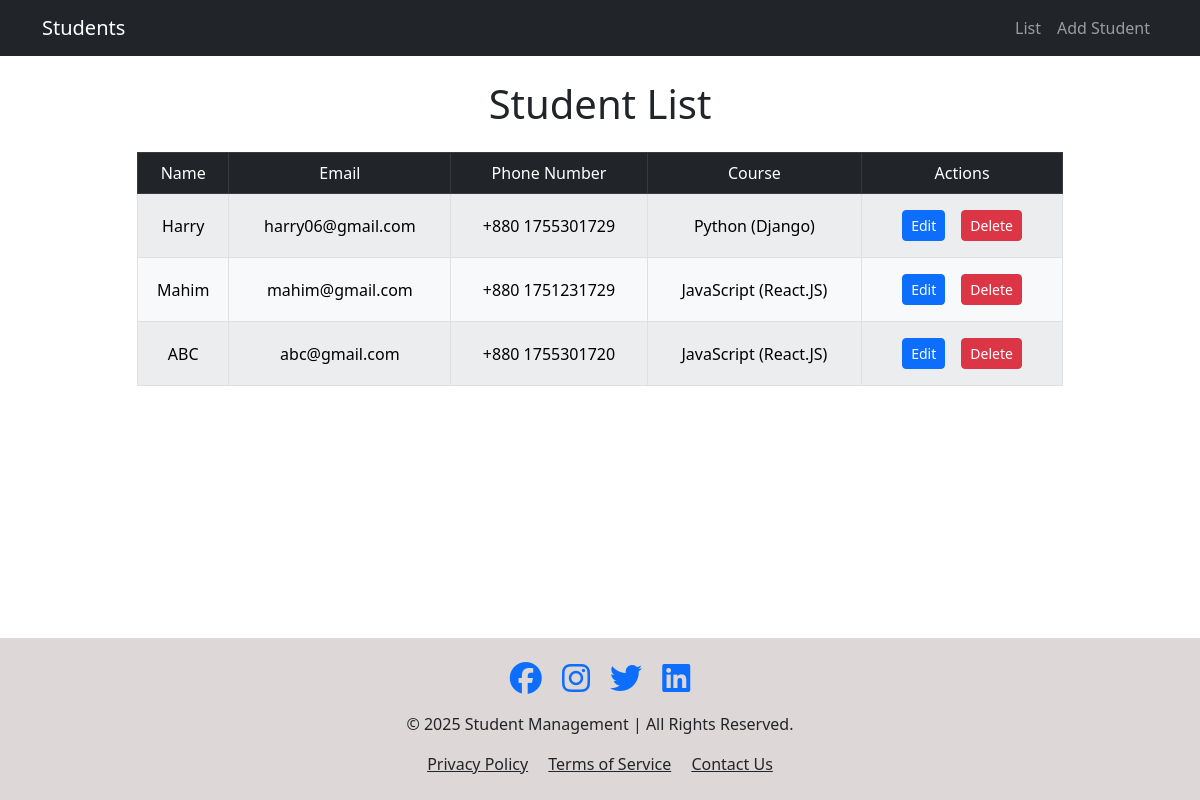
Before: / with the older database file.
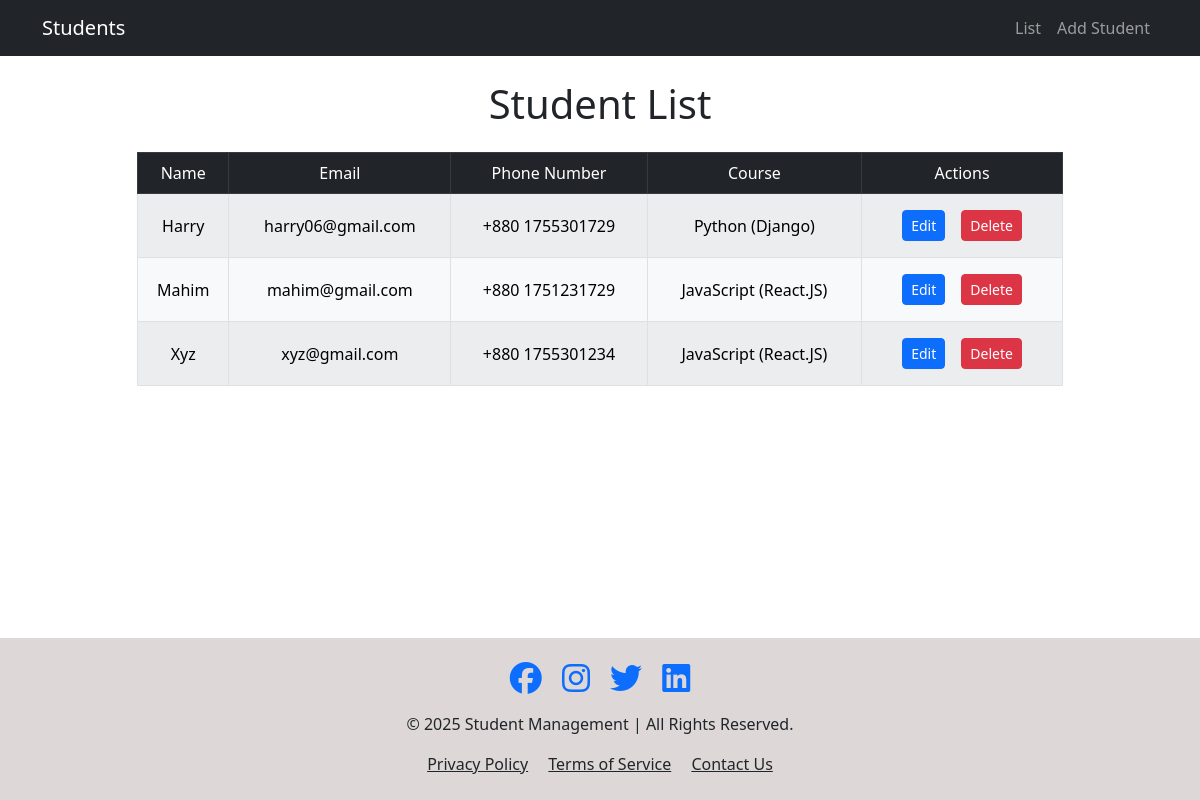
After: the same page with the newer database file.
### students/models.py (models this page shows, shortened)
class StudentsInfo(models.Model):
    name = models.CharField(max_length=255)
    email = models.EmailField(unique=True)
    phone_number = models.CharField(max_length=15, unique=True)
    course = models.CharField(max_length=100)

### students/views.py (the view)
# urls.py: path('', views.student_list, name="student_list"),
def student_list(request):
    students = StudentsInfo.objects.all()
    return render(request, 'student_list.html', {'students': students})

### students/templates/student_list.html (shortened to what this page needs)
{% extends "base.html" %}
{% block content %}
<h1 class="text-center mb-4">Student List</h1>
<div class="row justify-content-center">
    <div class="col-10">
        <div class="table-responsive">
            <table class="table table-bordered table-striped text-center">
                <thead class="table-dark">
                    <tr>
                        <td class="align-middle">Name</td>
                        <td class="align-middle">Email</td>
                        <td class="align-middle">Phone Number</td>
                        <td class="align-middle">Course</td>
                        <td class="align-middle">Actions</td>
                    </tr>
                </thead>
                <tbody class="table-light">
                    {% for student in students %}
                    <tr>
                        <td class="align-middle">{{ student.name }}</td>
                        <td class="align-middle">{{ student.email }}</td>
                        <td class="align-middle">{{ student.phone_number }}</td>
                        <td class="align-middle">{{ student.course }}</td>
                        <td class="align-middle">
                            <div class="d-flex justify-content-center mx-auto col-10">
                                <a href="{% url 'update' student.id %}" class="btn btn-primary btn-sm m-2">Edit</a>
                                <a href="{% url 'delete' student.id %}" class="btn btn-danger btn-sm m-2">Delete</a>
                            </div>
                        </td>
                    </tr>
                    {% empty %}
                    <h2 class="text-center">No Students Available.</h2>
                    {% endfor%}
                </tbody>
            </table>
        </div>
    </div>
</div>
{% endblock %}

### students/templates/base.html (shortened to what this page needs)
<!DOCTYPE html>
<html lang="en">
<head>
    <link href="https://cdn.jsdelivr.net/npm/bootstrap@5.3.0/dist/css/bootstrap.min.css" rel="stylesheet">
    <link rel="stylesheet" href="https://cdnjs.cloudflare.com/ajax/libs/font-awesome/6.7.2/css/all.min.css">
    <link rel="stylesheet" href="https://cdn.jsdelivr.net/npm/bootstrap@5.3.0/dist/css/bootstrap.min.css">
</head>
<body>
    <header>
        <nav class="navbar navbar-expand-lg bg-dark navbar-dark">
            <div class="container">
                <a class="navbar-brand" href="{% url 'student_list' %}">Students</a>
                <div class="collapse navbar-collapse" id="navbarNav">
                    <ul class="navbar-nav ms-auto">
                        <li class="nav-item">
                            <a class="nav-link" href="{% url 'student_list' %}">List</a>
                        </li>
                        <li class="nav-item">
                            <a class="nav-link" href="{% url 'add_student' %}">Add Student</a>
                        </li>
                    </ul>
                </div>
            </div>
        </nav>
    </header>
    <main>
        <div class="container mt-4">
            {% block content %}{% endblock %}
        </div>
    </main>
    <footer class="py-4 mt-4">
        <div class="container text-center">
            <div>
                <a href="#" class="me-3"><i class="fa-brands fa-facebook fa-2x"></i></a>
                <a href="#" class="me-3"><i class="fa-brands fa-instagram fa-2x"></i></a>
                <a href="#" class="me-3"><i class="fa-brands fa-twitter fa-2x"></i></a>
                <a href="#"><i class="fa-brands fa-linkedin fa-2x"></i></a>
            </div>
            <p class="mt-3">&copy; 2025 Student Management | All Rights Reserved.</p>
            <div>
                <a href="#" class="text-dark me-3">Privacy Policy</a>
                <a href="#" class="text-dark me-3">Terms of Service</a>
                <a href="#" class="text-dark">Contact Us</a>
            </div>
        </div>
    </footer>
</body>
</html>

### students/templates/base.html (style rules this page uses)
body { display: flex; flex-direction: column; min-height: 100vh; }
main { flex-grow: 1; }
footer { background-color: #ddd8d7; }

Changed rows visible on the page:
removed StudentsInfo: name "ABC", email "abc@gmail.com", phone_number "+880 1755301720", course "JavaScript (React.JS)"
added StudentsInfo: name "Xyz", email "xyz@gmail.com", phone_number "+880 1755301234", course "JavaScript (React.JS)"
